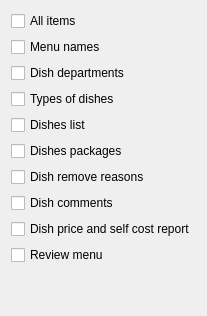
     <widget class="QWidget" name="tab_4">
      <attribute name="title">
       <string>Menu</string>
      </attribute>
      <layout class="QGridLayout" name="gridLayout_2">
       <item row="4" column="0">
        <widget class="C5CheckBox" name="checkBox_6">
         <property name="text">
          <string>Dishes list</string>
         </property>
         <property name="Tag" stdset="0">
          <number>404</number>
         </property>
        </widget>
       </item>
       <item row="5" column="0">
        <widget class="C5CheckBox" name="checkBox_58">
         <property name="text">
          <string>Dishes packages</string>
         </property>
         <property name="Tag" stdset="0">
          <number>409</number>
         </property>
        </widget>
       </item>
       <item row="6" column="0">
        <widget class="C5CheckBox" name="checkBox_29">
         <property name="text">
          <string>Dish remove reasons</string>
         </property>
         <property name="Tag" stdset="0">
          <number>405</number>
         </property>
        </widget>
       </item>
       <item row="8" column="0">
        <widget class="C5CheckBox" name="checkBox_18">
         <property name="text">
          <string>Dish price and self cost report</string>
         </property>
         <property name="Tag" stdset="0">
          <number>407</number>
         </property>
        </widget>
       </item>
       <item row="2" column="0">
        <widget class="C5CheckBox" name="checkBox_4">
         <property name="text">
          <string>Dish departments</string>
         </property>
         <property name="Tag" stdset="0">
          <number>402</number>
         </property>
        </widget>
       </item>
       <item row="1" column="0">
        <widget class="C5CheckBox" name="checkBox_7">
         <property name="text">
          <string>Menu names</string>
         </property>
         <property name="Tag" stdset="0">
          <number>401</number>
         </property>
        </widget>
       </item>
       <item row="7" column="0">
        <widget class="C5CheckBox" name="checkBox_30">
         <property name="text">
          <string>Dish comments</string>
         </property>
         <property name="Tag" stdset="0">
          <number>406</number>
         </property>
        </widget>
       </item>
       <item row="0" column="0">
        <widget class="C5CheckBox" name="chMenu">
         <property name="text">
          <string>All items</string>
         </property>
         <property name="Tag" stdset="0">
          <number>400</number>
         </property>
        </widget>
       </item>
       <item row="3" column="0">
        <widget class="C5CheckBox" name="checkBox_5">
         <property name="text">
          <string>Types of dishes</string>
         </property>
         <property name="Tag" stdset="0">
          <number>403</number>
         </property>
        </widget>
       </item>
       <item row="9" column="0">
        <widget class="C5CheckBox" name="checkBox_46">
         <property name="text">
          <string>Review menu</string>
         </property>
         <property name="Tag" stdset="0">
          <number>408</number>
         </property>
        </widget>
       </item>
       <item row="10" column="0">
        <spacer name="verticalSpacer_2">
         <property name="orientation">
          <enum>Qt::Orientation::Vertical</enum>
         </property>
         <property name="sizeHint" stdset="0">
          <size>
           <width>20</width>
           <height>40</height>
          </size>
         </property>
        </spacer>
       </item>
      </layout>
     </widget>
